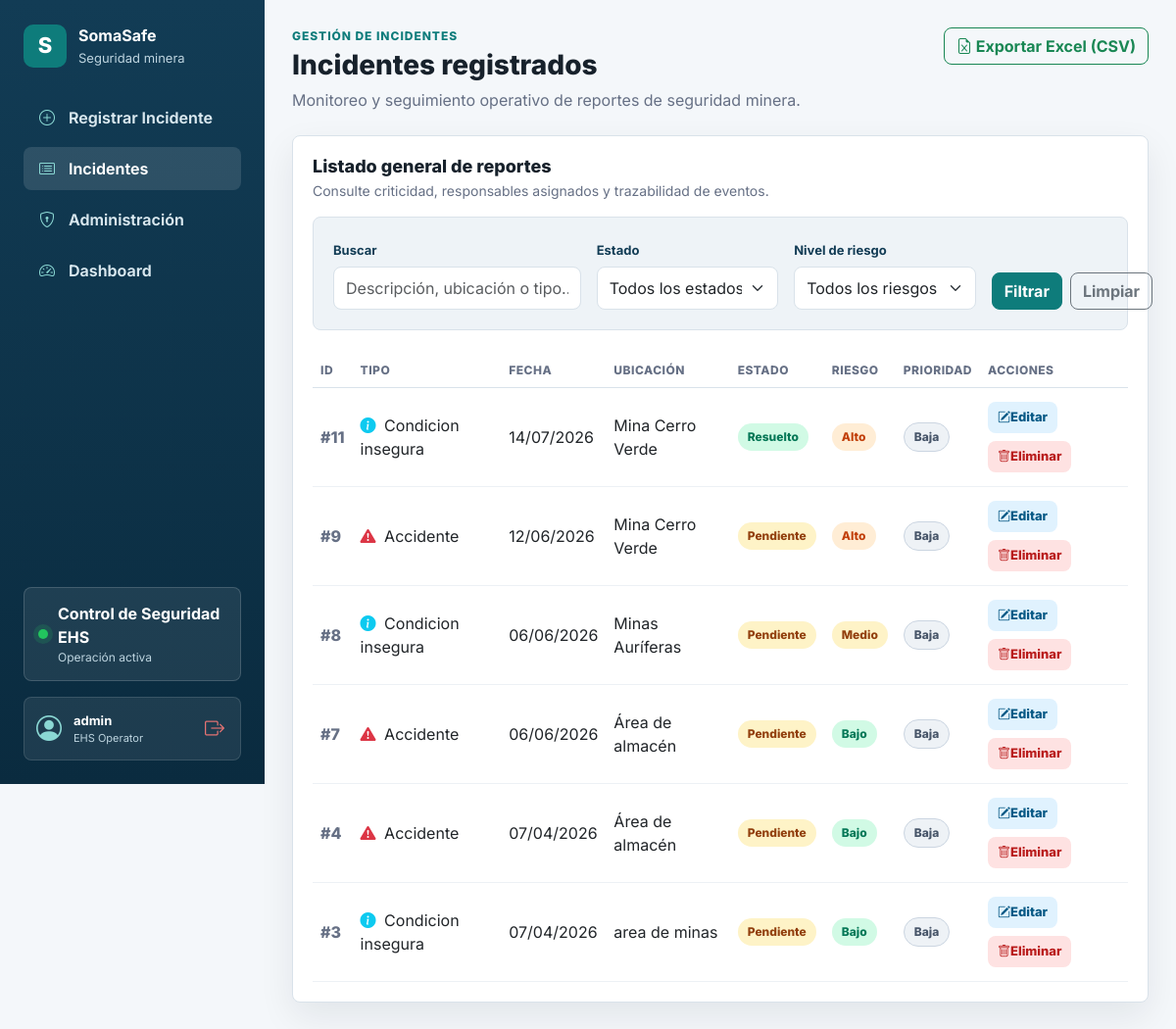
Page /incidentes/ (signed in) on the committed database.
### incidentes/models.py (models this page shows, shortened)
class Incidente(models.Model):
    TIPOS_INCIDENTE = [
        ('accidente', 'Accidente'),
        ('casi_accidente', 'Casi accidente'),
        ('condicion_insegura', 'Condicion insegura'),
    ]
    ESTADOS = [
        ('pendiente', 'Pendiente'),
        ('en_proceso', 'En proceso'),
        ('resuelto', 'Resuelto'),
    ]
    NIVEL_RIESGO = [
        ('bajo', 'Bajo'),
        ('medio', 'Medio'),
        ('alto', 'Alto'),
        ('critico', 'Critico'),
    ]
    tipo = models.CharField(max_length=20, choices=TIPOS_INCIDENTE)
    fecha = models.DateField()
    descripcion = models.TextField()
    ubicacion = models.CharField(max_length=150)
    estado = models.CharField(max_length=20, choices=ESTADOS, default='pendiente')
    riesgo = models.CharField(max_length=10, choices=NIVEL_RIESGO, default='bajo')
    responsable = models.ForeignKey(
        settings.AUTH_USER_MODEL,
        on_delete=models.SET_NULL,
        null=True,
        blank=True,
        related_name='incidentes_asignados',
    )
    acciones_correctivas = models.TextField(blank=True)
    fecha_resolucion = models.DateField(null=True, blank=True)
    consecuencias = models.TextField(blank=True, verbose_name='Consecuencias del incidente')
    observaciones = models.TextField(blank=True, verbose_name='Observaciones adicionales')
    prioridad = models.CharField(
        max_length=15,
        choices=[('baja', 'Baja'), ('media', 'Media'), ('alta', 'Alta'), ('urgente', 'Urgente')],
        default='baja',
        verbose_name='Prioridad'
    )
    evidencia = models.ImageField(
        upload_to='incidentes/evidencias/',
        blank=True,
        null=True,
        verbose_name='Evidencia fotográfica'
    )
    creado_por = models.ForeignKey(
        settings.AUTH_USER_MODEL,
        on_delete=models.SET_NULL,
        null=True,
        blank=True,
        related_name='incidentes_creados',
        editable=False,
    )
    creado_en = models.DateTimeField(auto_now_add=True)
    actualizado_en = models.DateTimeField(auto_now=True)

### incidentes/views.py (the view)
# urls.py: path('incidentes/', views.lista_incidentes, name='lista_incidentes'),
@login_required
def lista_incidentes(request):
    incidentes = (
        Incidente.objects
        .select_related('responsable', 'creado_por')
        .all()
        .order_by('-fecha', '-creado_en')
    )
    busqueda = request.GET.get('q', '').strip()
    estado = request.GET.get('estado', '').strip()
    riesgo = request.GET.get('riesgo', '').strip()
    if busqueda:
        incidentes = incidentes.filter(
            Q(descripcion__icontains=busqueda)
            | Q(ubicacion__icontains=busqueda)
            | Q(tipo__icontains=busqueda)
        )
    if estado:
        incidentes = incidentes.filter(estado=estado)
    if riesgo:
        incidentes = incidentes.filter(riesgo=riesgo)
    paginator = Paginator(incidentes, 10)
    page_obj = paginator.get_page(request.GET.get('page'))
    contexto = {
        'page_obj': page_obj,
        'incidentes': page_obj.object_list,
        'busqueda': busqueda,
        'estado_actual': estado,
        'riesgo_actual': riesgo,
        'estados': Incidente.ESTADOS,
        'riesgos': Incidente.NIVEL_RIESGO,
    }
    return render(request, 'lista_incidentes.html', contexto)

### incidentes/templates/lista_incidentes.html (shortened to what this page needs)
{% extends 'base.html' %}
{% block eyebrow %}Gestión de incidentes{% endblock %}
{% block page_title %}Incidentes registrados{% endblock %}
{% block page_subtitle %}Monitoreo y seguimiento operativo de reportes de seguridad minera.{% endblock %}
{% block actions %}
<a href="{% url 'exportar_incidentes_csv' %}?q={{ busqueda }}&estado={{ estado_actual }}&riesgo={{ riesgo_actual }}" class="btn btn-outline-success">
  <i class="bi bi-file-earmark-excel"></i> Exportar Excel (CSV)
</a>
{% endblock %}
{% block content %}
<section class="panel">
  <div class="panel-header">
    <div>
      <h2>Listado general de reportes</h2>
      <p>Consulte criticidad, responsables asignados y trazabilidad de eventos.</p>
    </div>
  </div>
  <div class="filter-bar mb-4">
    <form method="GET" class="row g-3 align-items-end">
      <div class="col-md-4">
        <label for="search-input" class="form-label">Buscar</label>
        <input
          type="text"
          name="q"
          id="search-input"
          class="form-control"
          placeholder="Descripción, ubicación o tipo..."
          value="{{ busqueda }}" />
      </div>
      <div class="col-md-3">
        <label for="estado-select" class="form-label">Estado</label>
        <select name="estado" id="estado-select" class="form-select">
          <option value="">Todos los estados</option>
        </select>
      </div>
      <div class="col-md-3">
        <label for="riesgo-select" class="form-label">Nivel de riesgo</label>
        <select name="riesgo" id="riesgo-select" class="form-select">
          <option value="">Todos los riesgos</option>
        </select>
      </div>
      <div class="col-md-2 d-flex gap-2">
        <button type="submit" class="btn btn-primary w-100">Filtrar</button>
        <a href="{% url 'lista_incidentes' %}" class="btn btn-outline-secondary w-100">Limpiar</a>
      </div>
    </form>
  </div>
  {% if incidentes %}
  <div class="table-responsive">
    <table class="table align-middle">
      <thead>
        <tr>
          <th>ID</th>
          <th>Tipo</th>
          <th>Fecha</th>
          <th>Ubicación</th>
          <th>Estado</th>
          <th>Riesgo</th>
          <th>Prioridad</th>
          <th>Acciones</th>
        </tr>
      </thead>
      <tbody>
        {% for incidente in incidentes %}
        <tr>
          <td><span class="incident-id">#{{ incidente.id }}</span></td>
          <td>
            {% if incidente.tipo == 'accidente' %}
              <i class="bi bi-exclamation-triangle-fill text-danger me-1"></i>
            {% elif incidente.tipo == 'casi_accidente' %}
              <i class="bi bi-exclamation-circle-fill text-warning me-1"></i>
            {% else %}
              <i class="bi bi-info-circle-fill text-info me-1"></i>
            {% endif %}
            {{ incidente.get_tipo_display }}
          </td>
          <td>{{ incidente.fecha|date:"d/m/Y" }}</td>
          <td>{{ incidente.ubicacion }}</td>
          <td>
            <span class="badge-status estado-{{ incidente.estado }}">
              {{ incidente.get_estado_display }}
            </span>
          </td>
          <td>
            <span class="badge-status riesgo-{{ incidente.riesgo }}">
              {{ incidente.get_riesgo_display }}
            </span>
          </td>
          <td>
            <span class="badge-status prioridad-{{ incidente.prioridad }}">
              {{ incidente.get_prioridad_display }}
            </span>
          </td>
          <td>
            <span class="action-row">
              <a class="btn-table edit" href="{% url 'editar_incidente' incidente.id %}" title="Inspeccionar / Editar">
                <i class="bi bi-pencil-square"></i> Editar
              </a>
              <a class="btn-table delete" href="{% url 'eliminar_incidente' incidente.id %}" title="Eliminar reporte">
                <i class="bi bi-trash"></i> Eliminar
              </a>
            </span>
          </td>
        </tr>
        {% endfor %}
      </tbody>
    </table>
  </div>
  {% else %}
  <div class="empty-state">No hay incidentes registrados que coincidan con la búsqueda.</div>
  {% endif %}
</section>
{% endblock %}

### incidentes/templates/base.html (shortened to what this page needs)
{% load static %}
<!doctype html>
<html lang="es">
  <head>
    <link
      href="https://cdn.jsdelivr.net/npm/bootstrap@5.3.0/dist/css/bootstrap.min.css"
      rel="stylesheet" />
    <link
      rel="stylesheet"
      href="https://cdn.jsdelivr.net/npm/bootstrap-icons@1.11.3/font/bootstrap-icons.min.css" />
    <link href="{% static 'css/somasafe.css' %}" rel="stylesheet" />
  </head>
  <body>
    <div class="app-shell">
      <aside class="sidebar">
        <a class="brand" href="{% url 'dashboard' %}" aria-label="SomaSafe Dashboard">
          <span class="brand-mark">S</span>
          <span>
            <strong>SomaSafe</strong>
            <small>Seguridad minera</small>
          </span>
        </a>
        <nav class="nav-menu" aria-label="Navegación principal">
          <a
            href="{% url 'registrar_incidente' %}"
            class="{% if request.resolver_match.url_name == 'registrar_incidente' or request.resolver_match.url_name == 'editar_incidente' %}active{% endif %}">
            <i class="bi bi-plus-circle nav-icon"></i>
            Registrar Incidente
          </a>
          <a
            href="{% url 'lista_incidentes' %}"
            class="{% if request.resolver_match.url_name == 'lista_incidentes' %}active{% endif %}">
            <i class="bi bi-card-list nav-icon"></i>
            Incidentes
          </a>
          <a href="{% url 'admin:index' %}">
            <i class="bi bi-shield-lock nav-icon"></i>
            Administración
          </a>
          <a
            href="{% url 'dashboard' %}"
            class="{% if request.resolver_match.url_name == 'dashboard' %}active{% endif %}">
            <i class="bi bi-speedometer2 nav-icon"></i>
            Dashboard
          </a>
        </nav>
        <div class="sidebar-footer">
          <div class="sidebar-status">
            <span class="status-dot"></span>
            <div>
              <strong>Control de Seguridad EHS</strong>
              <small>Operación activa</small>
            </div>
          </div>
          {% if user.is_authenticated %}
          <div class="sidebar-profile">
            <div class="profile-avatar">
              <i class="bi bi-person-circle"></i>
            </div>
            <div class="profile-info">
              <span class="profile-name" title="{{ user.username }}">{{ user.username }}</span>
              <span class="profile-role">EHS Operator</span>
            </div>
            <a href="{% url 'logout' %}" class="profile-logout-btn" title="Cerrar sesión">
              <i class="bi bi-box-arrow-right"></i>
            </a>
          </div>
          {% endif %}
        </div>
      </aside>
      <main class="main-content">
        <header class="topbar">
          <div>
            <p class="eyebrow">{% block eyebrow %}SomaSafe{% endblock %}</p>
            <h1>{% block page_title %}Panel operativo{% endblock %}</h1>
            <p>{% block page_subtitle %}Gestión y seguimiento de incidentes de seguridad minera.{% endblock %}</p>
          </div>
          <div class="topbar-actions">
            {% block actions %}{% endblock %}
          </div>
        </header>
        {% block content %}{% endblock %}
      </main>
    </div>
  </body>
</html>

### rows in the picture
Incidente: id "11", tipo "Condicion insegura", fecha "14/07/2026", ubicacion "Mina Cerro Verde", estado "Resuelto", riesgo "Alto", prioridad "Baja"
Incidente: id "9", tipo "Accidente", fecha "12/06/2026", ubicacion "Mina Cerro Verde", estado "Pendiente", riesgo "Alto", prioridad "Baja"
Incidente: id "8", tipo "Condicion insegura", fecha "06/06/2026", ubicacion "Minas Auríferas", estado "Pendiente", riesgo "Medio", prioridad "Baja"
Incidente: id "7", tipo "Accidente", fecha "06/06/2026", ubicacion "Área de almacén", estado "Pendiente", riesgo "Bajo", prioridad "Baja"
Incidente: id "4", tipo "Accidente", fecha "07/04/2026", ubicacion "Área de almacén", estado "Pendiente", riesgo "Bajo", prioridad "Baja"
Incidente: id "3", tipo "Condicion insegura", fecha "07/04/2026", ubicacion "area de minas", estado "Pendiente", riesgo "Bajo", prioridad "Baja"

### other values in the picture
{{ user.username }} "admin"
